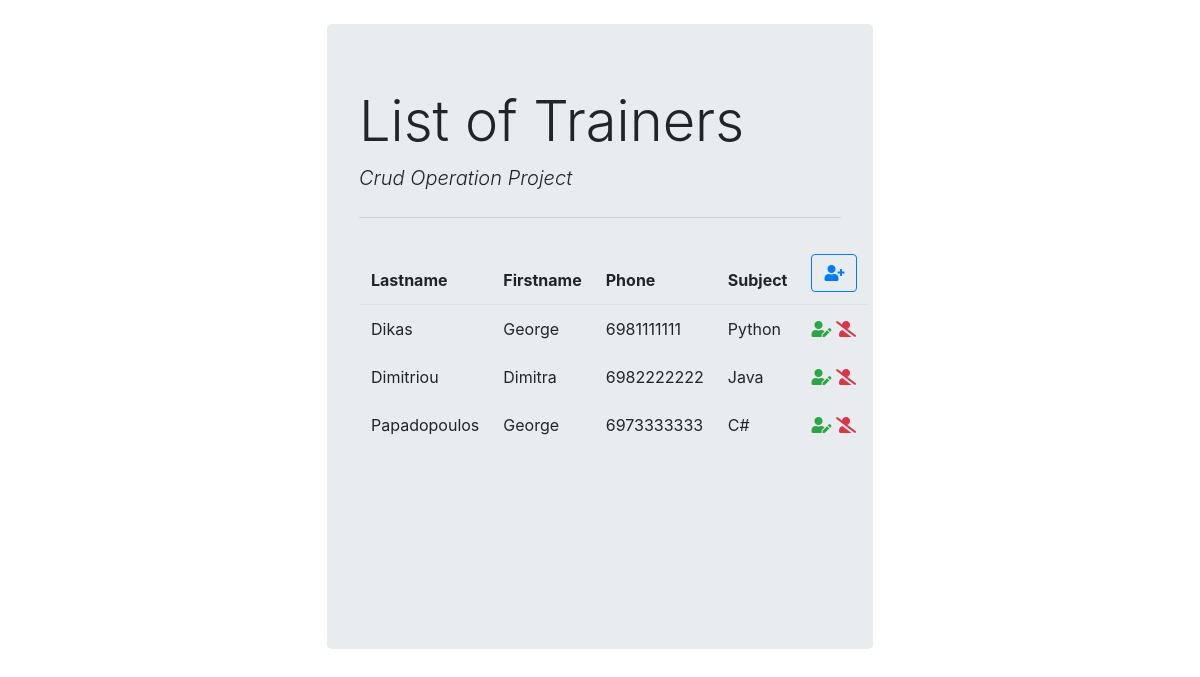
The page /list/ on the database as committed earlier.
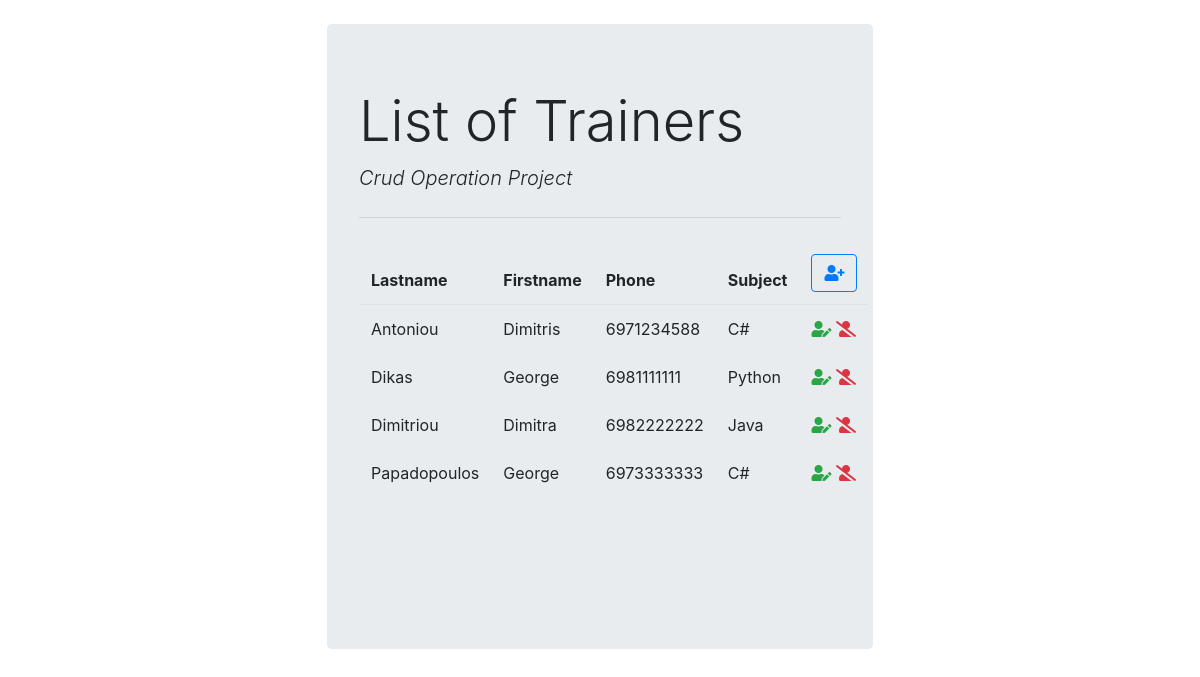
The same page on the database as committed later.
### trainer_app/models.py (models this page shows, shortened)
class Trainer(models.Model):
    firstname = models.CharField(max_length=30)
    lastname = models.CharField(max_length=30)
    phone = models.IntegerField()
    subject = models.ForeignKey(Subject, on_delete=models.PROTECT)
    class Meta:
        ordering = ["lastname", "firstname", "subject"]

class Subject(models.Model):
    name = models.CharField(max_length=20)
    def __str__(self):
        return self.name

### trainer_app/views.py (the view)
# urls.py: path('list/', views.listTrainerView, name='listTrainerView'),
def listTrainerView(request):
    paginator = Paginator(Trainer.objects.all(), 7)
    page_number = request.GET.get('page')
    page_obj = paginator.get_page(page_number)
    return render(request, 'trainer_app/trainer_list.html', {'page_obj':page_obj})

### trainer_app/templates/trainer_app/trainer_list.html (shortened to what this page needs)
{% extends 'trainer_app/base.html' %}
{% block content %}
    <h1 class="display-4">List of Trainers</h1>
    <p class="lead font-italic">Crud Operation Project</p>
    <hr class="my-4">
    <table class="table table-borderless table-hover">
        <thead class="border-bottom font-weight-bold">
            <tr>
                <th>Lastname</th>
                <th>Firstname</th>
                <th>Phone</th>
                <th>Subject</th>
                <th>
                    <a href="{% url 'regTrainerView' %}" class="btn btn-outline-primary">
                        <i class="fas fa-user-plus"></i>
                    </a>
                </th>
            </tr>
        </thead>
        <tbody>
            {% for trainer in page_obj %}
                <tr>
                    <td>{{trainer.lastname}}</td>
                    <td>{{trainer.firstname}}</td>
                    <td>{{trainer.phone}}</td>
                    <td>{{trainer.subject}}</td>
                    <td>
                        <a href="{% url 'updTrainerView' trainer.id trainer.lastname trainer.firstname %}" class="text-success">
                            <i class="fas fa-user-edit"></i>
                        </a>
                        <a href="{% url 'delTrainerView' trainer.id %}"
                        onclick="return confirm('Are you sure you want to delete this trainer?');">
                            <i class="fas fa-user-slash text-danger"></i>
                        </a>
                    </td>
                </tr>
            {% endfor %}
        </tbody>
    </table>
{% endblock %}

### trainer_app/templates/trainer_app/base.html (shortened to what this page needs)
<!DOCTYPE html>
<html lang="en">
    <head>
        <link rel="stylesheet" href="https://cdn.jsdelivr.net/npm/bootstrap@4.6.2/dist/css/bootstrap.min.css"
>
        <link rel="stylesheet" href="https://cdnjs.cloudflare.com/ajax/libs/font-awesome/5.11.2/css/all.min.css">
    </head>
    <body>
        <div class="container d-flex justify-content-center">
            <div class="mt-4">
                <div class="jumbotron" style="height:625px; width:546px;">
                    {% block content %}{% endblock content %}
                </div>
            </div>
        </div>
    </body>
</html>

Rows that differ between the two databases and show on the page:
added Trainer: lastname "Antoniou", firstname "Dimitris", phone "6971234588", subject "C#"
